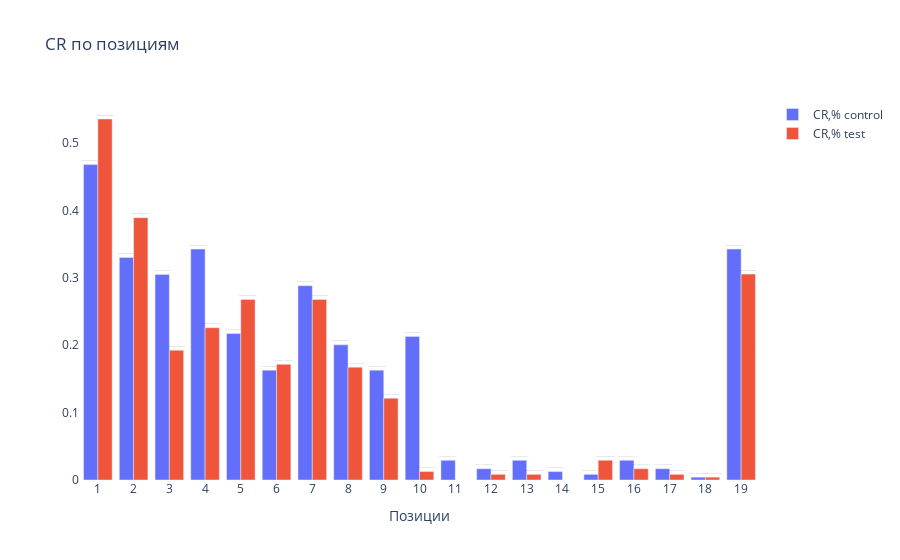

The cell this chart's notebook holds for it:
### Markdown cell above
## Сравнение CR в клики по позициям в блоке скидки недели 

Позиция 19 - это кнопка "Больше товаров"

### Code cell
import plotly.graph_objects as go
from plotly.subplots import make_subplots


fig = go.Figure()
# fig = make_subplots(specs=[[{"secondary_y": True}]])

fig.add_trace(
    go.Bar(x=cl[cl['experimentVariant']=='1']['position'], y=cl[cl['experimentVariant']=='1']['CR,%'], name="CR,% control", text=cl[cl['experimentVariant']=='1']['CR,%'], textposition='outside')
)

fig.add_trace(
    go.Bar(x=cl[cl['experimentVariant']=='2']['position'], y=cl[cl['experimentVariant']=='2']['CR,%'], name="CR,% test", text=cl[cl['experimentVariant']=='2']['CR,%'], textposition='outside')
)

# fig.add_trace(
#     go.Scatter(x=dist[dist['experimentVariant']==1]['position'], y=dist[dist['experimentVariant']==1]['CR_click%'], name="CR в клики control"),
#     secondary_y=True,
# )

# fig.add_trace(
#     go.Scatter(x=dist[dist['experimentVariant']==2]['position'], y=dist[dist['experimentVariant']==2]['CR_click%'], name="CR в клики test"),
#     secondary_y=True,
# )


# Add figure title
fig.update_layout(
    title_text="CR по позициям",
    xaxis = dict(title= 'Позиции',ticklen= 5,zeroline= False, tickmode='linear'), 
 #   yaxis = dict(title= 'Клики',ticklen= 5,zeroline= False),
    paper_bgcolor='rgba(0,0,0,0)',
    plot_bgcolor='rgba(0,0,0,0)'
)

# Set y-axes titles
# fig.update_yaxes(title_text="CR в клики, %", secondary_y=True)
# fig.update_yaxes(title_text="Клики", secondary_y=False)


fig.show()

### Figure 1 — Plotly figure (JSON) as saved in the notebook; plotly's stock layout.template omitted (floating-point values rounded to 4 significant figures)
{"data": [{"name": "CR,% control", "text": ["0.4679144385026738", "0.3300467914438503", "0.3049799465240642", "0.34258021390374327", "0.21724598930481284", "0.16293449197860962", "0.2882687165775401", "0.2005347593582888", "0.16293449197860962", "0.2130681818181818", "0.02924465240641711", "0.01671122994652406", "0.02924465240641711", "0.01253342245989305", "0.00835561497326203", "0.02924465240641711", "0.01671122994652406", "0.004177807486631015", "0.34258021390374327"], "textposition": "outside", "type": "bar", "x": [1, 2, 3, 4, 5, 6, 7, 8, 9, 10, 11, 12, 13, 14, 15, 16, 17, 18, 19], "y": [0.4679, 0.33, 0.305, 0.3426, 0.2172, 0.1629, 0.2883, 0.2005, 0.1629, 0.2131, 0.02924, 0.01671, 0.02924, 0.01253, 0.008356, 0.02924, 0.01671, 0.004178, 0.3426]}, {"name": "CR,% test", "text": ["0.5355648535564854", "0.3891213389121339", "0.19246861924686193", "0.22594142259414227", "0.2677824267782427", "0.17154811715481172", "0.2677824267782427", "0.16736401673640167", "0.12133891213389121", "0.012552301255230127", "0.008368200836820085", "0.008368200836820085", "0.029288702928870296", "0.01673640167364017", "0.008368200836820085", "0.004184100418410042", "0.305439330543933"], "textposition": "outside", "type": "bar", "x": [1, 2, 3, 4, 5, 6, 7, 8, 9, 10, 12, 13, 15, 16, 17, 18, 19], "y": [0.5356, 0.3891, 0.1925, 0.2259, 0.2678, 0.1715, 0.2678, 0.1674, 0.1213, 0.01255, 0.008368, 0.008368, 0.02929, 0.01674, 0.008368, 0.004184, 0.3054]}], "layout": {"paper_bgcolor": "rgba(0,0,0,0)", "plot_bgcolor": "rgba(0,0,0,0)", "title": {"text": "CR по позициям"}, "xaxis": {"ticklen": 5, "tickmode": "linear", "title": {"text": "Позиции"}, "zeroline": false}}}
